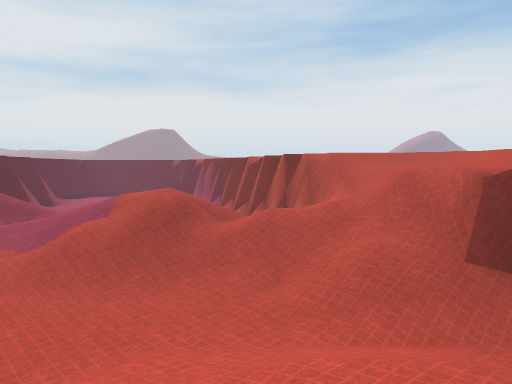
[1] (above)

15 first-person views from a walk through a scene from a Unity 3-D project. The camera is 1.2 m above the floor, tilts 4° down and sees 70° across. The floor is counted in squares, 2 m on a side. Each view is taken from the middle of a square. On the plan, view 1 faces up. The plan holds only what a view shows up to about 10 squares ahead; the rest is blank. The place goes on beyond the plan. Some trees and plants on the terrain are drawn as simple stand-ins. The player character is not drawn. Surface patterns are stand-ins for the level's own textures.

[2]
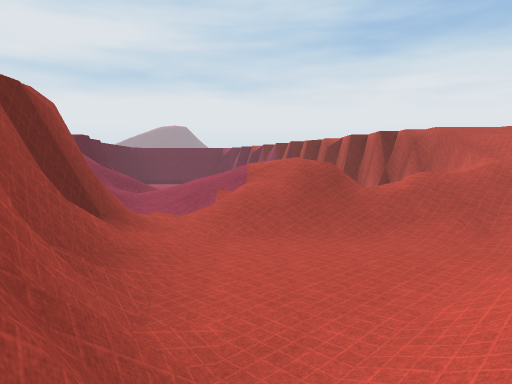

[3]
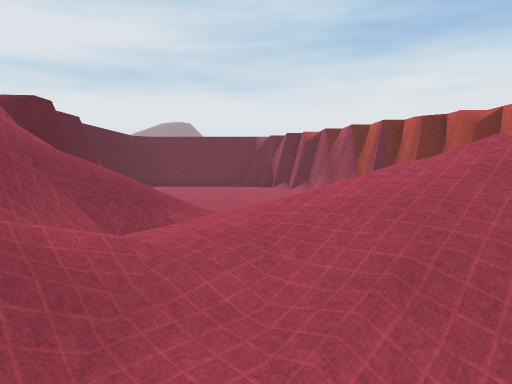

[4]
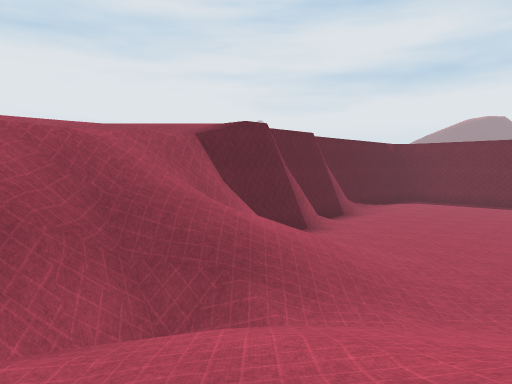

[5]
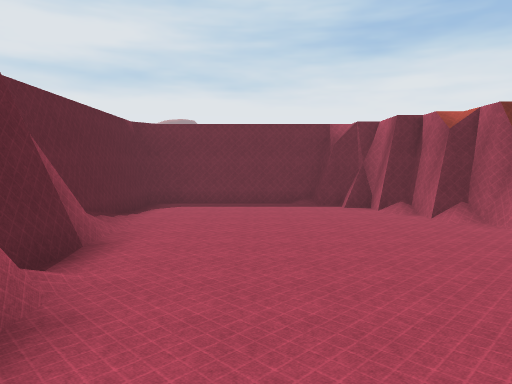

[6]
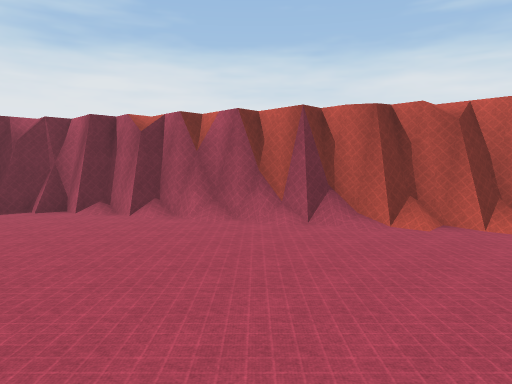

[7]
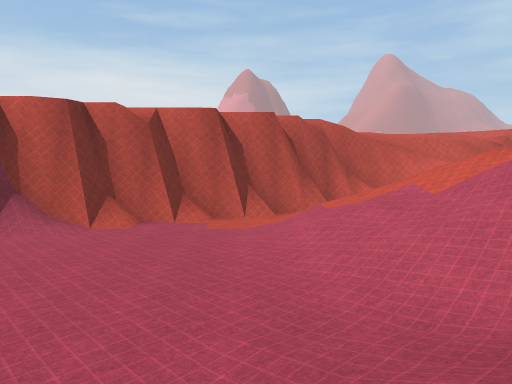

[8]
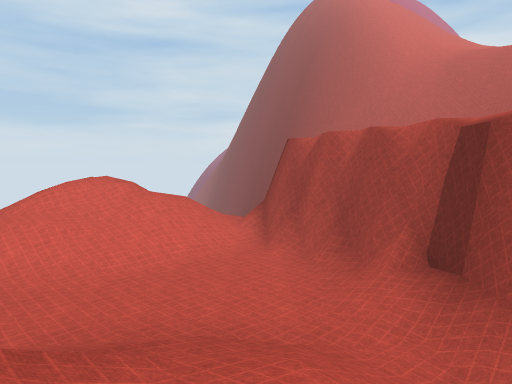

[9]
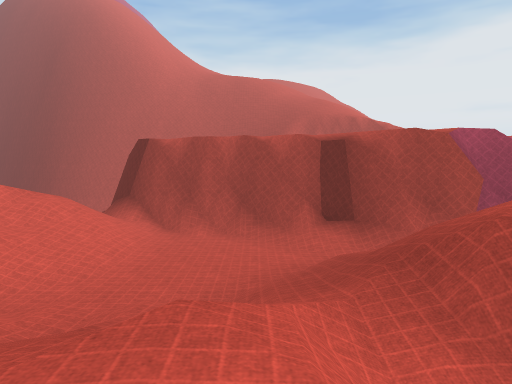

[10]
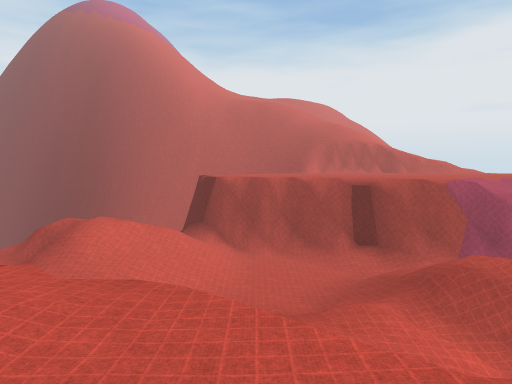

[11]
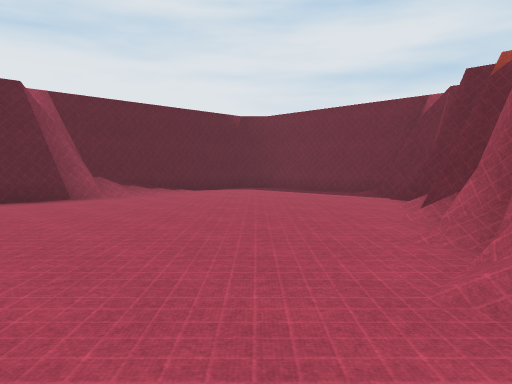

[12]
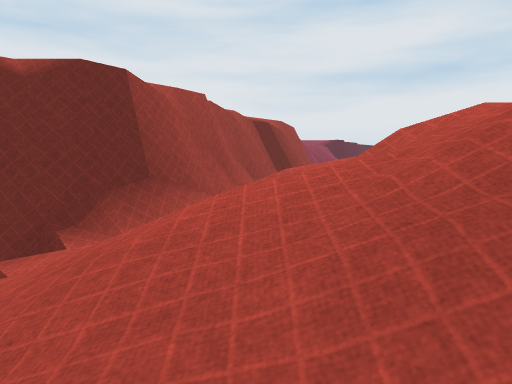

[13]
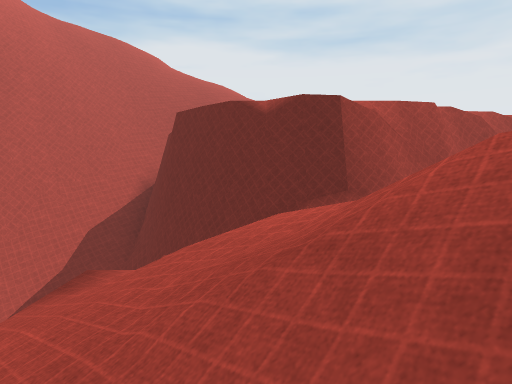

[14]
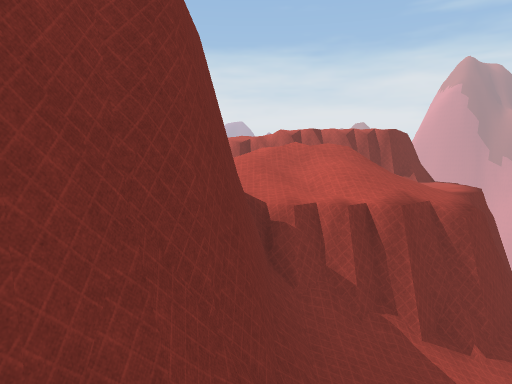

[15]
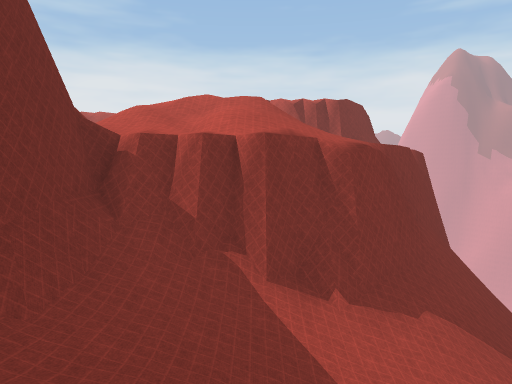

### Floor plan
Key: @ floor where view 1 was taken; # wall or solid block; . main floor; : floor 3.25 m higher than the main floor; / step, stairs or slope; = window, fence, low wall or low ledge; v drop or lower ground; T thing the floor can be seen under or through.
Columns run from 11 left of view 1 to 5 right of it. Each row starts with its distance up from view 1.
 22  :####v:
 21  #=...#v
 20  #.....#:
 19  #.....##
 18  #......#v
 17  #....../#
 16  ##......#v
 15   #......##:
 14   #.......#v
 13   #........#
 12 ::#=//.....#v
 11 ::==//./////#:
 10    //////// #v:::
  9    /==///////#:/:
  8     =////////=::/
  7     ##////////:/
  6     :#//////////
  5     :vT....///#/
  4      :T/....//
  3      :T/..////
  2       TT.///:/
  1       :T//////
  0        #///@==
 -1        ://///=
 -2        ##:////
 -3       v###////./v
 -4     ###//##/###vv
 -5    ///////////=
 -6    ///// //////
 -7    #=///
 -8    ###

Where each view was taken, in squares from view 1:
view 1: 0 up, 0 right, facing up
view 2: 0 up, 3 left, facing up
view 3: 6 up, 5 left, facing up
view 4: 8 up, 4 left, facing up-left
view 5: 12 up, 7 left, facing up
view 6: 12 up, 7 left, facing up-right
view 7: 12 up, 7 left, facing right
view 8: 8 up, 3 left, facing down
view 9: 8 up, 1 right, facing down-left
view 10: 9 up, 4 right, facing down-left
view 11: 14 up, 2 left, facing up-left
view 12: 3 down, 1 right, facing up-left
view 13: 2 down, 2 right, facing left
view 14: 6 down, 7 left, facing up-right
view 15: 7 down, 5 left, facing up-right
